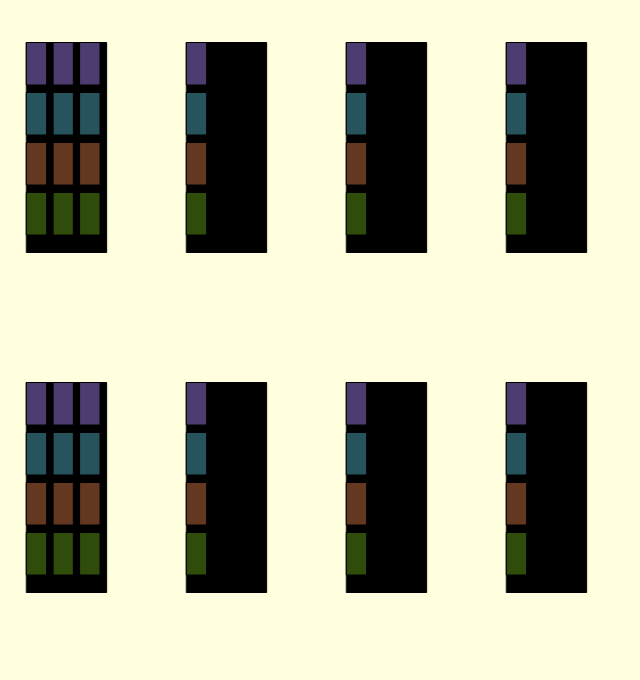
Frame 1 (no input)
Frame 60 (no input): identical to frame 1, image omitted
Frame 120 (the mouse pressed at the canvas centre since frame 60): identical to frame 1, image omitted

The p5.js sketch that drew this single still picture (run headless with seeded random() and noise() and a simulated clock; from frame 60 on, the mouse is pressed at the canvas centre):

// p5.js sketch
// ── sketch.js
// windows
function setup() { 
   createCanvas(640, 680);
    
}

function draw() {
    background("lightyellow");
    
    var windowWidth = width/4; // window width
    var windowHeight = height/2; // window height
    var top = color(76, 60, 112); //Top-Rect-Color
    var topMid = color (39, 83, 93); //topMid-Rect-Color
    var bottoMid = color(100, 55, 33); //bottoMid-Rect-color
	var bottom = color(47, 76, 11); //bottom-Rect-Color
	
			for (var x = windowWidth/6; x < width; x+=windowWidth) {
				for (var y = windowHeight/8; y < height; y+=windowHeight) {
				
				
			fill("black");
			rect (x, y, windowWidth/2, 210);
	
		fill(top);
		rect (x, y, windowWidth/8, windowHeight/8);
		rect (x*2, y, windowWidth/8, windowHeight/8);
		rect (x*3, y, windowWidth/8, windowHeight/8);
	
		fill(topMid);
		rect(x, y+50, windowWidth/8, windowHeight/8);
		rect(x*2, y+50, windowWidth/8, windowHeight/8);
		rect(x*3, y+50, windowWidth/8, windowHeight/8);
	
		fill(bottoMid);
		rect(x, y+100, windowWidth/8, windowHeight/8);
		rect(x*2, y+100, windowWidth/8, windowHeight/8);
		rect(x*3, y+100, windowWidth/8, windowHeight/8);
	
		fill(bottom);
		rect(x, y+150, windowWidth/8, windowHeight/8);
		rect(x*2, y+150, windowWidth/8, windowHeight/8);
		rect(x*3, y+150, windowWidth/8, windowHeight/8);

				}
	
	 	}

}
